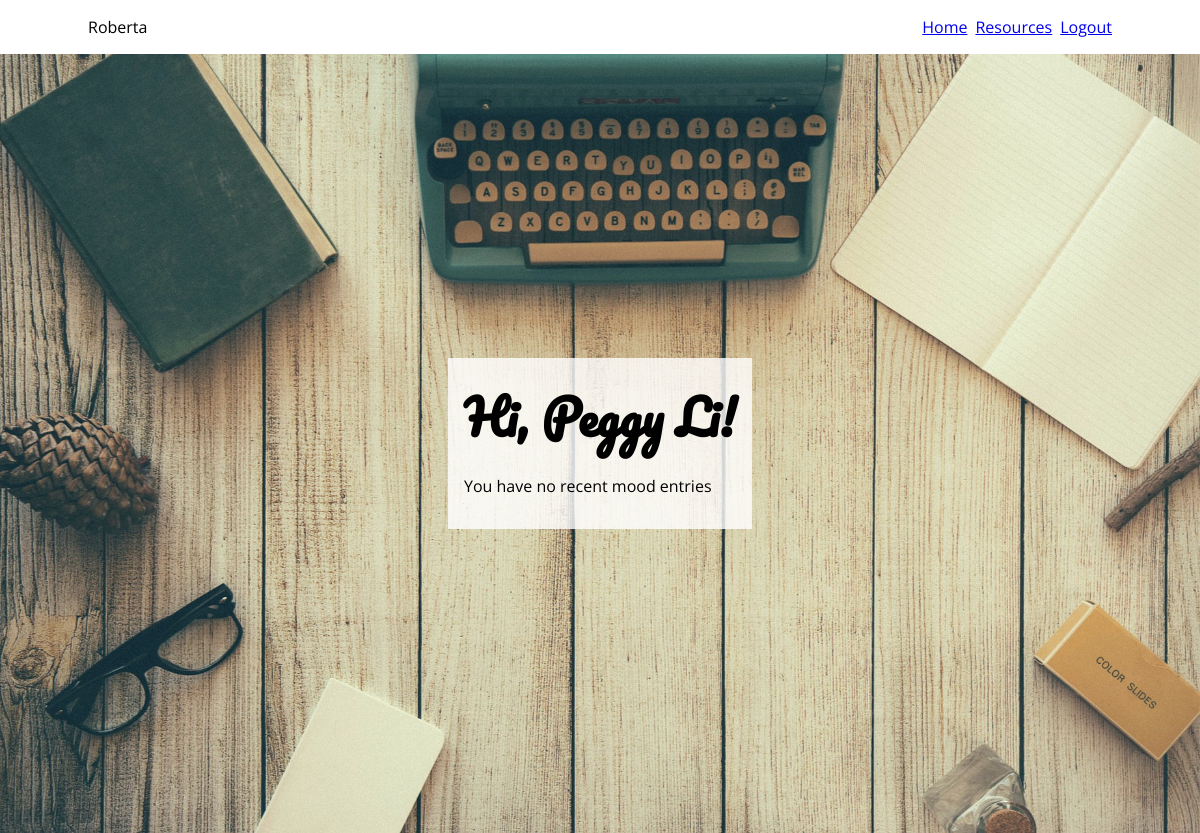
The page /index (signed in) on the database as committed earlier.
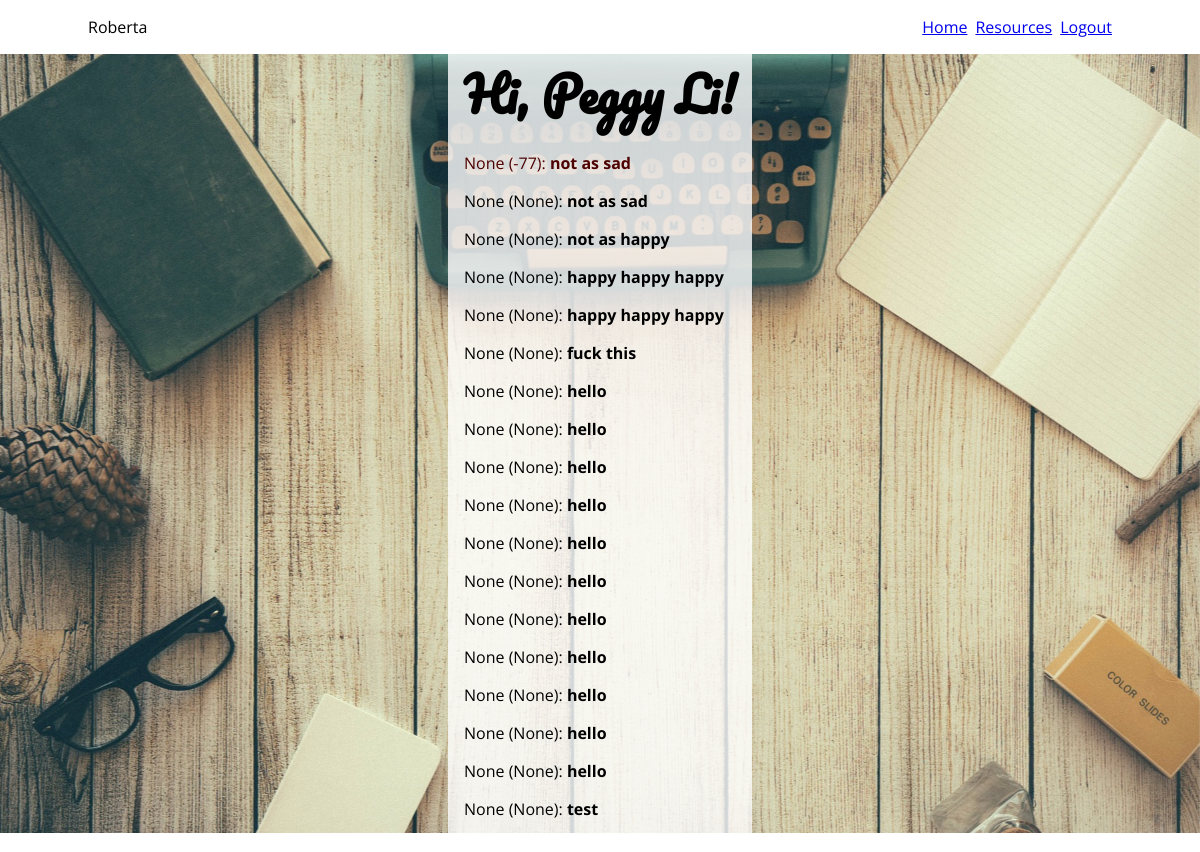
The same page on the database as committed later.
### app/models.py (models this page shows, shortened)
class PaginatedAPIMixin(object):
    @staticmethod
    def to_collection_dict(query, page, per_page, endpoint, **kwargs):
        resources = query.paginate(page, per_page, False)
        data = {
            'items': [item.to_dict() for item in resources.items],
            '_meta': {
                'page': page,
                'per_page': per_page,
                'total_pages': resources.pages,
                'total_items': resources.total
            },
            '_links': {
                'self': url_for(endpoint, page=page, per_page=per_page,
                                **kwargs),
                'next': url_for(endpoint, page=page + 1, per_page=per_page,
                                **kwargs) if resources.has_next else None,
                'prev': url_for(endpoint, page=page - 1, per_page=per_page,
                                **kwargs) if resources.has_prev else None
            }
        }
        return data

class User(PaginatedAPIMixin, UserMixin, db.Model):
    id = db.Column(db.Integer, primary_key=True)
    name = db.Column(db.String(64))
    email = db.Column(db.String(120), index=True, unique=True)
    phone_number = db.Column(db.String(64), index=True, unique=True)
    password_hash = db.Column(db.String(128))
    posts = db.relationship('Post', backref='author', lazy='dynamic')
    mood_texts = db.relationship('MoodText', backref='user', lazy='dynamic')

class MoodText(db.Model):
    id = db.Column(db.Integer, primary_key=True)
    user_id = db.Column(db.Integer, db.ForeignKey('user.id'))
    date = db.Column(db.Date)
    content = db.Column(db.String)
    sentiment = db.Column(db.String)

### app/routes.py (the view)
@app.route('/')
@app.route('/index')
@login_required
def index():
    posts = [
        {
            'author': {'username': 'John'},
            'body': 'Beautiful day in Portland!'
        },
        {
            'author': {'username': 'Susan'},
            'body': 'The Avengers movie was so cool!'
        }
    ]
    return render_template('index.html', title='Home', MoodText=MoodText)

### app/models.py (called while the page is built)
@login.user_loader
def load_user(id):
    return User.query.get(int(id))

### app/templates/index.html
{% extends "base.html" %}
{% block content %}
<section>
    <div class="container">
        <h1>Hi, {{ current_user.name }}!</h1>
        {% if current_user.mood_texts.count() == 0 %}
            <p>You have no recent mood entries</p>
        {% else %}
            {% for text in current_user.mood_texts.order_by(MoodText.id.desc()).all() %}
                <div><p
                    {% if text.sentiment is not none %}
                    style = "color:rgb(
                        {% if text.sentiment|int > 0 %}
                            0, {{ text.sentiment }}, 0
                        {% else %}
                            {{ (text.sentiment|int)*-1 }}, 0, 0
                        {% endif %}
                    )"
                    {% endif %}
                >{{ text.date }} ({{ text.sentiment }}): <b>{{ text.content }}</b></p></div>
            {% endfor %}
        {% endif %}
    </div>
</section>
{% endblock %}

### app/templates/base.html (shortened to what this page needs)
<html>
    <head>
        <link rel="stylesheet" href="{{ url_for('static',filename='styles/main.css') }}">
    </head>
    <body>
        <nav>
            <div class="container">
                <div>
                    Roberta
                </div>
                <ul>
                    <li><a href="{{ url_for('index') }}">Home</a></li>
                    <li><a href="{{ url_for('resources') }}">Resources</a></li>
                    {% if current_user.is_anonymous %}
                    <li><a href="{{ url_for('login') }}">Login</a></li>
                    {% else %}
                    <li><a href="{{ url_for('logout') }}">Logout</a></li>
                    {% endif %}
                </ul>
            </div>
        </nav>
        {% block content %}{% endblock %}
    </body>
</html>

### app/static/styles/main.css (style rules this page uses)
body { font-family: 'Open Sans'; margin: 0; font-size: 16px; }
body > * { display: flex; justify-content: center; padding: 1rem; }
.container { max-width: 1024px; }
h1 { font-family: 'Pacifico'; font-size: 3rem; }
nav .container { display: flex; justify-content: space-between; width: 1024px; }
nav ul { margin: 0 }
nav ul li { list-style: none; display: inline-block; float: left; margin-left: 0.5rem; }
body > section:nth-of-type(1) { background: url("../img/typewriter-bg.jpg") no-repeat center center fixed; -webkit-background-size: cover; -moz-background-size: cover; -o-background-size: cover; background-size: cover; height: calc(100vh - 53.5px); align-items: center; }
body > section:nth-of-type(1) .container { padding: 1rem; background-color: rgba(255, 255, 255, 0.8); }
body > section:nth-of-type(1) h1 { margin: 0; }

Rows that differ between the two databases and show on the page:
added MoodText: date "None", sentiment "-77", content "not as sad"
added MoodText: date "None", sentiment "None", content "not as sad"
added MoodText: date "None", sentiment "None", content "not as happy"
added MoodText: date "None", sentiment "None", content "happy happy happy"
added MoodText: date "None", sentiment "None", content "happy happy happy"
added MoodText: date "None", sentiment "None", content "fuck this"
added MoodText: date "None", sentiment "None", content "hello"
added MoodText: date "None", sentiment "None", content "hello"
added MoodText: date "None", sentiment "None", content "hello"
added MoodText: date "None", sentiment "None", content "hello"
added MoodText: date "None", sentiment "None", content "hello"
added MoodText: date "None", sentiment "None", content "hello"
added MoodText: date "None", sentiment "None", content "hello"
added MoodText: date "None", sentiment "None", content "hello"
added MoodText: date "None", sentiment "None", content "hello"
added MoodText: date "None", sentiment "None", content "hello"
added MoodText: date "None", sentiment "None", content "hello"
added MoodText: date "None", sentiment "None", content "test"
Other text that changed with them:
text no longer shown: "You have no recent mood entries"
